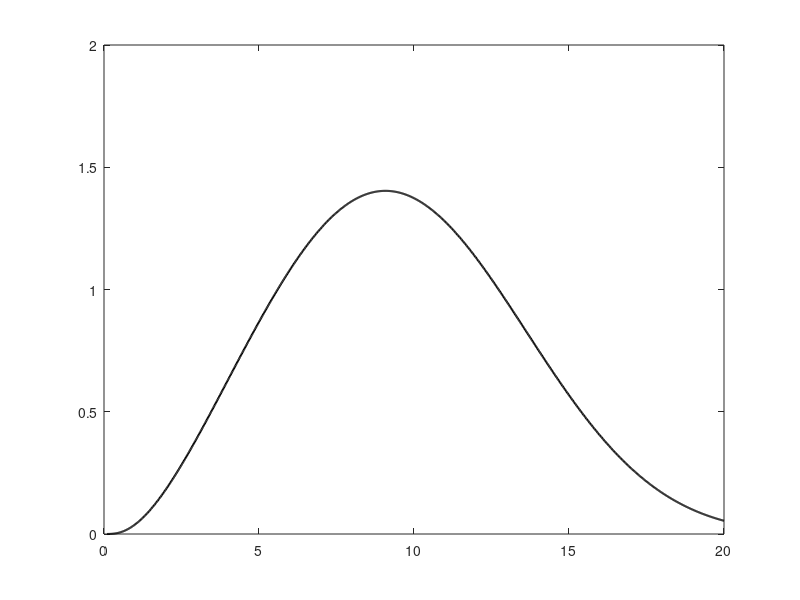

This chart was generated by the following MATLAB code: (Note: this script raises an error after producing the figure.)
% This scripts plot the corrected emitted dust PSD from Jasper 
%           plus new coarse dust psd, plus Maximum likelihood fit
% For fig1 in the manuscript 

clearvars;
clc;
close all;

%% paths 
mainpath    = '/Users/jun-work/Desktop/UCLA';
addpath('/Users/jun-work/Desktop/UCLA/code_plots_GRL_revise/PSD_revise/functions/','-begin'); % Add path for MATLAB addons
plotpath    = sprintf('%s/plots/paper1_revised/',mainpath);

folderpath = '/Users/jun-work/Desktop/UCLA/datasets/Yue/OBS_emit_dust/';
jasperfolderpath = '/Users/jun-work/Desktop/UCLA/datasets/Jasper/CorrectedEmitDustPSD/';

%% figure frame
p  =figure;
set(p,'position',[300 200 1000 1000]);

%% plot Kok (2011) - fragmentation theory
Ds = linspace(0.1,20,1000);
Ds_avge = 3.4;
Sigma = 3.0;
lam = 12;
%per jasper's email on sept 24:
% "you need to shift the original BFT to be consistent with the normalized data: 
%    you need to set the normalization constant C_v to 6.8326 (from 12.62)"
cv = 6.8326;   
JK_dvdlnd = Ds/cv.*(1+erf(log(Ds/Ds_avge)/sqrt(2)/log(Sigma))).*exp(-(Ds/lam).^3);
JK2011 = plot(Ds,JK_dvdlnd,'k-','linewidth',1.5); hold on;

%% Plot Jun Meng's new PSD results
Ds_yue           = 1.1262; 
sigma_yue        = 1.9192;
scheme_name      = 'kok_proposal_complex'; 
sigma_agg        = 2.95;  % 2.824
D_agg_med        = 127;   % 140 um - median of the dry soil aggregates distribution, obtain this from OBS
f_l              = 0.1;   % ratio of DUST TO AGGGRE.This variable should also be a distribution
Lamda            = 12;    % 

%%
% test different fl values: 0.15/0.2/0.25
f_l2 = 0.15;
f_l3 = 0.2;
f_l4 = 0.25;

%%
% 1. f_clcu_mass_fraction_using_integral  (BFT expressions) 
%        - to get the normalization factor  "Cv_update" 
[dVdD_func, Cv_update]  =  ...
    f_get_BFT_coarseD (Ds_yue,D_agg_med,sigma_agg,sigma_yue,Lamda,f_l,scheme_name );   

[dVdD_func1, Cv_update1]  =  ...      %use log(sigma_agg in the pagg(Dagg))
    f_get_BFT_coarseD_new (Ds_yue,D_agg_med,sigma_agg,sigma_yue,Lamda,f_l,scheme_name );  
% 2. f_clcu_BFT_dVdlnD_subbin_method   (for plot out the line) 
[D, dVdlnD]             =  ...
    f_get_BFT_dVdlnD_subbin (Ds_yue,D_agg_med,sigma_agg,sigma_yue, Lamda,Cv_update,f_l,scheme_name);

[D, dVdlnD1]             =  ...
    f_get_BFT_dVdlnD_subbin_new (Ds_yue,D_agg_med,sigma_agg,sigma_yue, Lamda,Cv_update1,f_l,scheme_name);

 %test different f_l
 [dVdD_func2, Cv_update2]  =  ...      %use log(sigma_agg in the pagg(Dagg))
    f_get_BFT_coarseD_new (Ds_yue,D_agg_med,sigma_agg,sigma_yue,Lamda,f_l2,scheme_name );  
 [dVdD_func3, Cv_update3]  =  ...      %use log(sigma_agg in the pagg(Dagg))
    f_get_BFT_coarseD_new (Ds_yue,D_agg_med,sigma_agg,sigma_yue,Lamda,f_l3,scheme_name );  
 [dVdD_func4, Cv_update4]  =  ...      %use log(sigma_agg in the pagg(Dagg))
    f_get_BFT_coarseD_new (Ds_yue,D_agg_med,sigma_agg,sigma_yue,Lamda,f_l4,scheme_name ); 


 [D, dVdlnD2]             =  ...
    f_get_BFT_dVdlnD_subbin_new (Ds_yue,D_agg_med,sigma_agg,sigma_yue, Lamda,Cv_update2,f_l2,scheme_name);
 [D, dVdlnD3]             =  ...
    f_get_BFT_dVdlnD_subbin_new (Ds_yue,D_agg_med,sigma_agg,sigma_yue, Lamda,Cv_update3,f_l3,scheme_name);
 [D, dVdlnD4]             =  ...
    f_get_BFT_dVdlnD_subbin_new (Ds_yue,D_agg_med,sigma_agg,sigma_yue, Lamda,Cv_update4,f_l4,scheme_name);

p_meng = plot(D, dVdlnD, 'b-.','linewidth',2); hold on; 
p_meng1 = plot(D, dVdlnD1, 'r-.','linewidth',2); hold on;
% different fl
p_meng2 = plot(D, dVdlnD2, 'Color',[0.9290 0.6940 0.1250],'linewidth',2); hold on; 
p_meng3 = plot(D, dVdlnD3, 'g-.','linewidth',2); hold on; 
p_meng4 = plot(D, dVdlnD4, 'c-.','linewidth',2); hold on; 

%% plot Maximum likelihood fit to measurements for Jun's parameterization
load(strcat(jasperfolderpath,'PSD_MLE_with_error.mat'));
% MLE fit of BFT-coarse to measurements for Jun
% MLE2 = plot(D_plot, PSD_emit_median_norm,'k-.','linewidth',1.5); hold on;
% plot 95% confidence interval
plot(D_plot, PSD_emit_neg_2sigma_norm, '-','color',[0,0,1],'LineStyle','none'); hold on;
plot(D_plot, PSD_emit_pos_2sigma_norm, '-','color',[0,0,1],'LineStyle','none'); hold on;
x2 = [D_plot, fliplr(D_plot)];
inBetween = [PSD_emit_neg_2sigma_norm, fliplr(PSD_emit_pos_2sigma_norm)];
h = fill(x2, inBetween, [0,0,1],'LineStyle','none');
set(h,'facealpha',.2);

%% load the corrected emitted dust PSD
load(strcat(jasperfolderpath,'PSD_datasets_corrected.mat'));

%% plot the corrected observation psd and errors 
markers = {'<','<','<','<','<','^','o','d','s','v'}; 
markerfacecolors  = {'none','none','none','none','none',[0.8,0.4,0],'m','r','b',[0.2,0.8,0]};
markeredgecolors = {[0.6,0.4,0.2],[0,0.6,0.2],'b',[1,0.4,0],[0.8,0,1],'k','k','k','k','k'};
errorbarcolors   = {[0.6,0.4,0.2],[0,0.6,0.2],'b',[1,0.4,0],[0.8,0,1],'k','k','k','k','k'};

for i=1:length(PSD_dataset_name)
% plot PSD
    if i<=5
        p_psd(i) = plot(PSD_D(i,:),PSD_dVdlnD(i,:),markers{i}, ...
                  'markerfacecolor',markerfacecolors{i},...
                  'markeredgecolor',markeredgecolors{i},'linewidth',1.2); hold on;
    else
        p_psd(i) = plot(PSD_D(i,:),PSD_dVdlnD(i,:),markers{i}, ...
                  'markerfacecolor',markerfacecolors{i},...
                  'markeredgecolor',markeredgecolors{i},'linewidth',0.3); hold on;
    end
    % add error bar
    for ii = 1:length(PSD_D(i,:))
        tempx = [PSD_D(i,ii), PSD_D(i,ii)];
        tempy = [PSD_dVdlnD(i,ii)-PSD_dVdlnD_err(i,ii), PSD_dVdlnD(i,ii)+PSD_dVdlnD_err(i,ii)];
        plot(tempx,tempy,'-','color',errorbarcolors{i},'linewidth',0.8); hold on;
    end
end 

%% Figure setting
set(gca,'xscale','log');
set(gca,'yscale','log');
xlim([0.2, 40]);
%ylim([5*10^(-4),3]);
ylim([1*10^(-3),3]);
set(gca,'xtick',[0.2,1,10,20,40]);
set(gca,'xticklabel',{'0.2','1','10','20','40'},'fontsize',17);
% set(gca,'ytick',[5*10^(-4),10^(-3),10^(-2),10^(-1),10^(0),2]);
% set(gca,'yticklabel',{'5E-4','10^{-3}','10^{-2}','10^{-1}','10^{0}','2'},'fontsize',17);
set(gca,'ytick',[10^(-3),10^(-2),10^(-1),10^(0),2]);
set(gca,'yticklabel',{'10^{-3}','10^{-2}','10^{-1}','10^{0}','2'},'fontsize',17);
%set(gca,'box','off');
xlabel('Dust geometric diameter \itD, \rm\bf\mum','FontSize',22,'FontWeight','bold');
ylabel('Normalized emitted size distribution,  d{\itV}/dln\itD','FontSize',22,'FontWeight','bold');


the=legend([p_psd JK2011 p_meng p_meng1 p_meng2 p_meng3 p_meng4 ],...
    {'Gillette et al. (1972)','Gillette et al. (1974)',...
    'Gillette (1974) - Soil 1','Gillette (1974) - Soil 2','Gillette (1974) - Soil 3',... 
    'Fratini et al. (2007)','Sow et al. (2009)',...
    'Shao et al. (2011)','Rosenberg et al. (2014)',...
    'Khalfallah et al. (2020)',...
    'BFT-original (Kok, 2011)',...
    'BFT-coarse (this study)',...
    'BFT-coarse (this study)-revised fl0.1',...
    'BFT-coarse (this study)-revised fl0.15',...
    'BFT-coarse (this study)-revised fl0.2',...
    'BFT-coarse (this study)-revised fl0.25',...
    });
set(the,'location','southeast','FontSize',17,'FontWeight','bold');
set(the,'color','none');
%location of the subplot label
%        SW3 = [min(xlim) min(ylim)]+[0.8*diff(xlim) 500*diff(ylim)]*0.001;
%        text(SW3(1), SW3(2),subplotlabel{1},'EdgeColor','k','VerticalAlignment','bottom', ...
%                    'HorizontalAlignment','left','FontSize',20,'FontWeight','bold')  



print(p,'-dpng','-r150',sprintf('%s/fig1_PSD_only_test_fl',plotpath));



